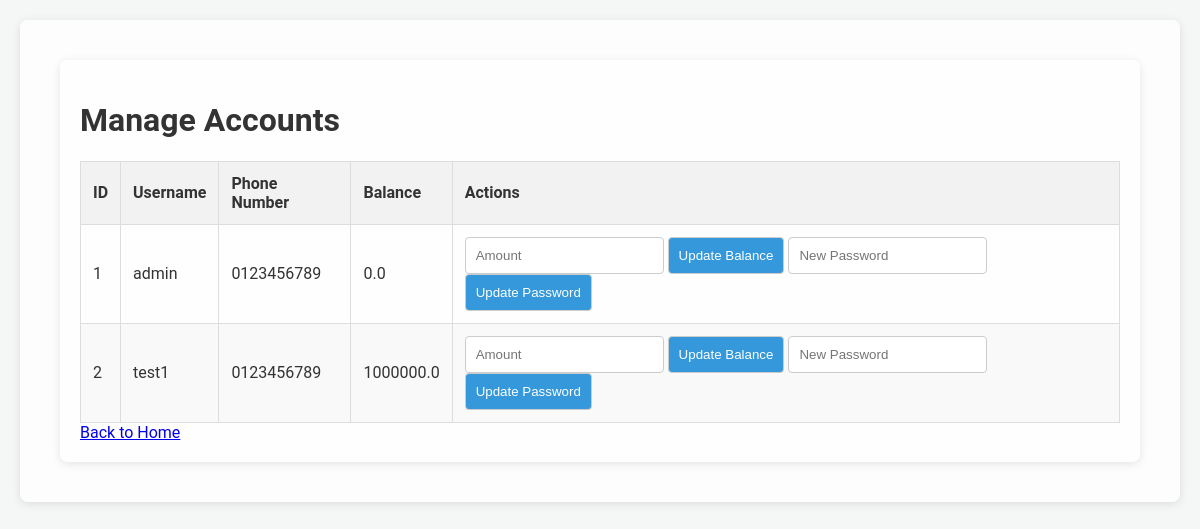
/manage_accounts (signed in), run on an earlier commit of the app's database.
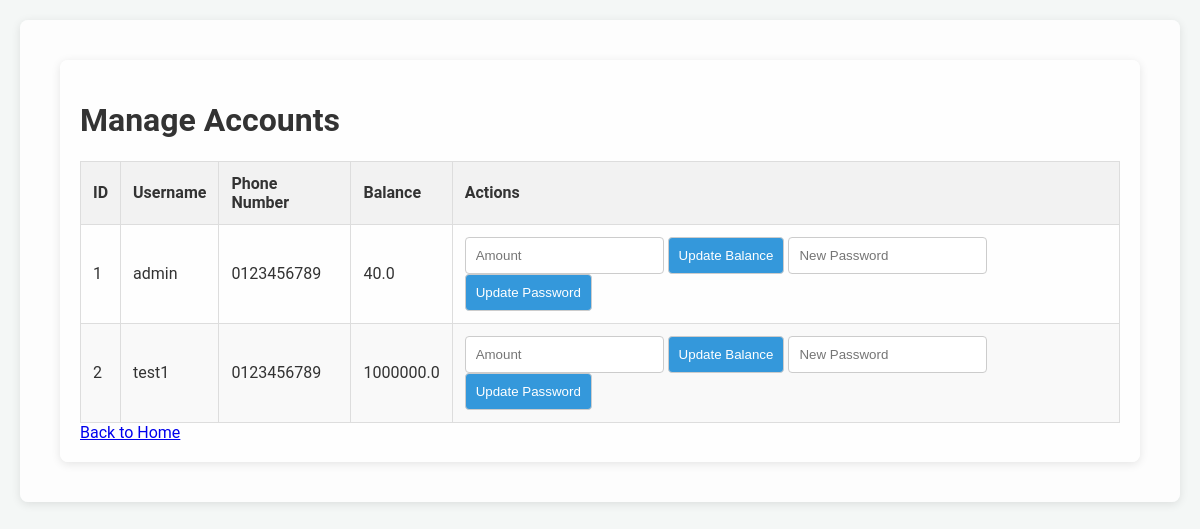
And on a later commit of the database.
### tables this page shows
CREATE TABLE users (
            id INTEGER PRIMARY KEY,
            username TEXT NOT NULL UNIQUE,
            password_hash TEXT NOT NULL
        , email TEXT, phone_number TEXT, gender TEXT, balance REAL DEFAULT 0.0, name TEXT);

### app.py (the view, shortened to what this page needs)
@app.route('/manage_accounts', methods=['GET', 'POST'])
def manage_accounts():
    user_id = session.get('user_id')
    if not user_id:
        flash('You need to log in to manage accounts.')
        return redirect(url_for('login'))
    user = get_user_by_id(user_id)
    if user is None or user[1] != 'admin':
        flash('You do not have permission to manage accounts.')
        return redirect(url_for('home'))
    users = get_all_users()
    return render_template('manage_accounts.html', users=users)

### database.py (called while the page is built)
def get_user_by_id(user_id):
    conn = sqlite3.connect('bus_reservation.db')
    cursor = conn.cursor()
    cursor.execute('SELECT * FROM users WHERE id = ?', (user_id,))
    user = cursor.fetchone()
    conn.close()
    return user

def get_all_users():
    conn = sqlite3.connect('bus_reservation.db')
    cursor = conn.cursor()
    cursor.execute('SELECT id, username, phone_number, balance FROM users')
    users = cursor.fetchall()
    conn.close()
    return users

### templates/manage_accounts.html (shortened to what this page needs)
{% extends "base.html" %}
{% block content %}
<div class="container">
    <h1>Manage Accounts</h1>
    <table>
        <thead>
            <tr>
                <th>ID</th>
                <th>Username</th>
                <th>Phone Number</th>
                <th>Balance</th>
                <th>Actions</th>
            </tr>
        </thead>
        <tbody>
            {% for user in users %}
            <tr>
                <td>{{ user[0] }}</td>
                <td>{{ user[1] }}</td>
                <td>{{ user[2] }}</td>
                <td>{{ user[3] }}</td>
                <td>
                    <form action="{{ url_for('manage_accounts') }}" method="POST" style="display:inline;">
                        <input type="number" name="amount" placeholder="Amount" required>
                        <button type="submit">Update Balance</button>
                    </form>
                    <form action="{{ url_for('manage_accounts') }}" method="POST" style="display:inline;">
                        <input type="password" name="new_password" placeholder="New Password" required>
                        <button type="submit">Update Password</button>
                    </form>
                </td>
            </tr>
            {% endfor %}
        </tbody>
    </table>
    <a href="{{ url_for('home') }}">Back to Home</a>
</div>
{% endblock %}

What changed in the data, as far as the page shows it:
changed users "admin": balance "0.0" → "40.0"
